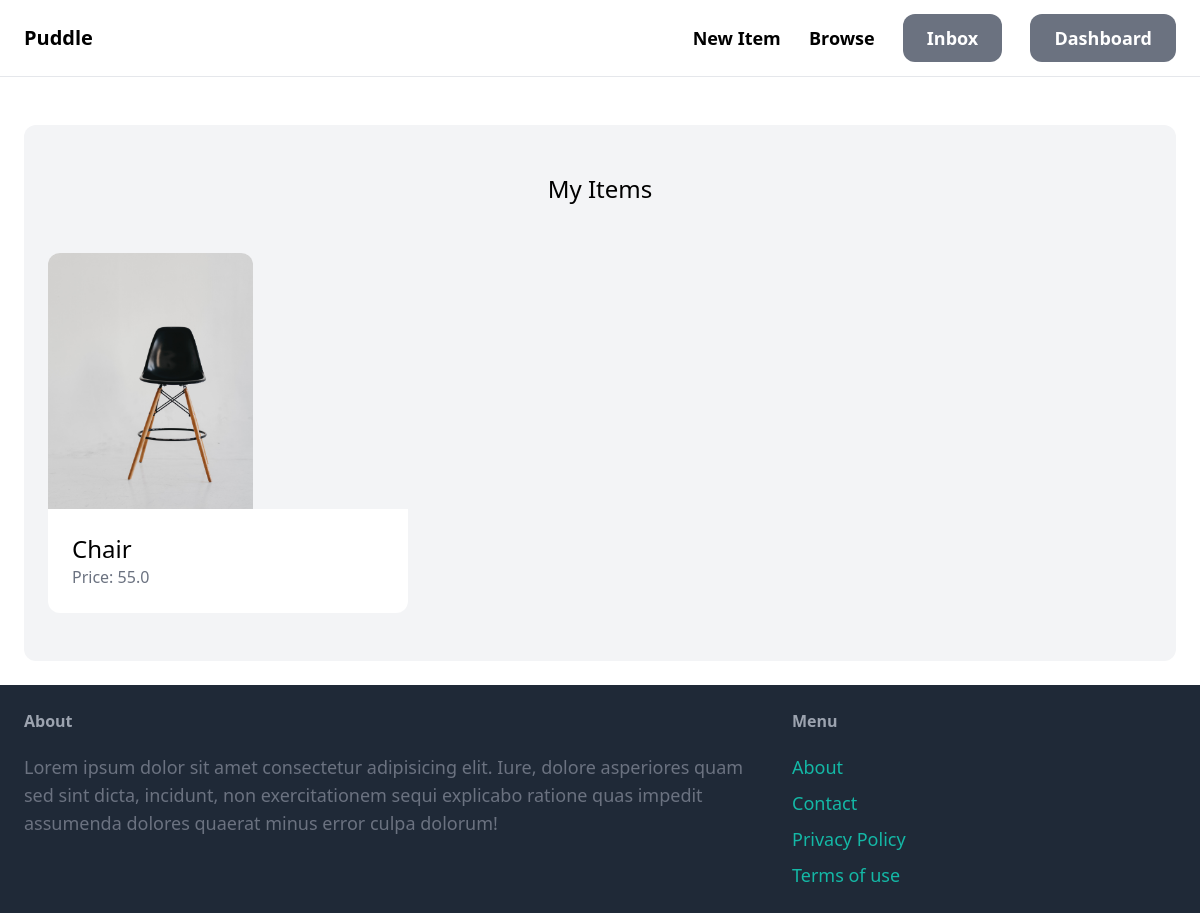
The app's page /dashboard/ (signed in) with its own data.
### item/models.py (models this page shows, shortened)
class Item(models.Model):
    name = models.CharField(max_length=255)
    description = models.TextField(blank=True, null=True)
    price = models.FloatField()
    image = models.ImageField(upload_to='item_images', blank=True, null=True)
    image_thumbnail = ImageSpecField(
        source='image',
        processors=[ResizeToFill(100, 70)],
        format='JPEG',
        options={'quality': 90}
        )
    is_sold = models.BooleanField(default=False)
    created_by = models.ForeignKey(
        User, related_name='items', on_delete=models.CASCADE)
    category = models.ForeignKey(
        Category, related_name='items', on_delete=models.CASCADE)
    created_at = models.DateTimeField(auto_now_add=True)

### dashboard/views.py (the view)
# urls.py: path('', views.index, name='index'),
@login_required
def index(request):
    items = Item.objects.filter(created_by=request.user)
    return render(request, 'dashboard/index.html', {'items': items})

### dashboard/templates/dashboard/index.html
{% extends 'core/base.html' %} {% block content %}
<div class="mt-6 px-6 py-12 bg-gray-100 rounded-xl">
  <h2 class="mb-12 text-2xl text-center">My Items</h2>
  <div class="grid grid-cols-3 gap-3">
    {% for item in items %}
    <div>
      <a href="{% url 'item:detail' item.id %}">
        <div>
          <img
            src="{{ item.image.url }}"
            class="rounded-t-xl h-64 object-cover"
          />
        </div>
        <div class="p-6 bg-white rounded-b-xl">
          <h2 class="text-2xl">{{item.name}}</h2>
          <p class="text-gray-500">Price: {{item.price}}</p>
        </div>
      </a>
    </div>
    {% endfor %}
  </div>
</div>
{% endblock %}

### records on screen
Item: image (picture), name "Chair", price "55.0"
